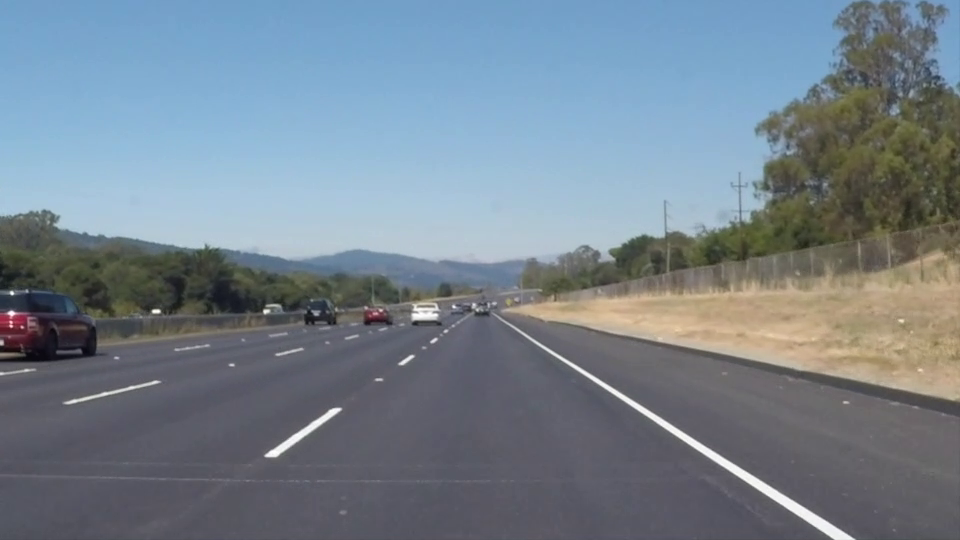
#> input picture frame 22 of 4-lane-detection/level1_raw.mp4, 960 x 540 px, given in place of level3_raw.mp4, which was not available
$ python test1.py
#> lines starting #> are read from the running program, lines starting #| are printed output that depends on the picture; after the words box and inside, x2 and y2 are one past the last pixel; in counts of white or black regions, pixels touching at a corner belong together; pictures that were not available may be replaced by others from this repository, and a replacement may not be noted
import numpy as np
import cv2

def region_of_interest(img, vertices):
    mask = np.zeros_like(img)

    #filling pixels inside the polygon defined by "vertices" with the fill color
    cv2.fillPoly(mask, vertices, (255,255,255))

    #returning the image only where mask pixels are nonzero
    masked_image = cv2.bitwise_and(img, mask)
    return masked_image


def get_slope(x1,y1,x2,y2):
    return (y2-y1)/(x2-x1)


def draw_lines(img, lines, color=[255, 0, 0], thickness=2):
    """workflow:
    1) examine each individual line returned by hough & determine if it's in left or right lane by its slope
    because we are working "upside down" with the array, the left lane will have a negative slope and right positive
    2) track extrema
    3) compute averages
    4) solve for b intercept
    5) use extrema to solve for points
    6) smooth frames and cache
    """
    global cache
    global first_frame
    y_global_min = img.shape[0] #min will be the "highest" y value, or point down the road away from car
    y_max = img.shape[0]
    l_slope, r_slope = [],[]
    l_lane,r_lane = [],[]
    det_slope = 0.4
    α =0.2
    #i got this alpha value off of the forums for the weighting between frames.
    #i understand what it does, but i dont understand where it comes from
    #much like some of the parameters in the hough function

    if lines is not None:
        for line in lines:
            #1
            for x1,y1,x2,y2 in line:
                slope = get_slope(x1,y1,x2,y2)
                if slope > det_slope:
                    r_slope.append(slope)
                    r_lane.append(line)
                elif slope < -det_slope:
                    l_slope.append(slope)
                    l_lane.append(line)
            #2
            y_global_min = min(y1,y2,y_global_min)

    # to prevent errors in challenge video from dividing by zero
    if((len(l_lane) == 0) or (len(r_lane) == 0)):
        print ('no lane detected')
        return 1

    #3
    l_slope_mean = np.mean(l_slope,axis =0)
    r_slope_mean = np.mean(r_slope,axis =0)
    l_mean = np.mean(np.array(l_lane),axis=0)
    r_mean = np.mean(np.array(r_lane),axis=0)

    if ((r_slope_mean == 0) or (l_slope_mean == 0 )):
        print('dividing by zero')
        return 1


    #4, y=mx+b -> b = y -mx
    l_b = l_mean[0][1] - (l_slope_mean * l_mean[0][0])
    r_b = r_mean[0][1] - (r_slope_mean * r_mean[0][0])

    #5, using y-extrema (#2), b intercept (#4), and slope (#3) solve for x using y=mx+b
    # x = (y-b)/m
    # these 4 points are our two lines that we will pass to the draw function
    l_x1 = int((y_global_min - l_b)/l_slope_mean)
    l_x2 = int((y_max - l_b)/l_slope_mean)
    r_x1 = int((y_global_min - r_b)/r_slope_mean)
    r_x2 = int((y_max - r_b)/r_slope_mean)

    #6
    if l_x1 > r_x1:
        l_x1 = int((l_x1+r_x1)/2)
        r_x1 = l_x1
        l_y1 = int((l_slope_mean * l_x1 ) + l_b)
        r_y1 = int((r_slope_mean * r_x1 ) + r_b)
        l_y2 = int((l_slope_mean * l_x2 ) + l_b)
        r_y2 = int((r_slope_mean * r_x2 ) + r_b)
    else:
        l_y1 = y_global_min
        l_y2 = y_max
        r_y1 = y_global_min
        r_y2 = y_max

    current_frame = np.array([l_x1,l_y1,l_x2,l_y2,r_x1,r_y1,r_x2,r_y2],dtype ="float32")

    if first_frame == 1:
        next_frame = current_frame
        first_frame = 0
    else :
        prev_frame = cache
        next_frame = (1-α)*prev_frame+α*current_frame

    cv2.line(img, (int(next_frame[0]), int(next_frame[1])), (int(next_frame[2]),int(next_frame[3])), color, thickness)
    cv2.line(img, (int(next_frame[4]), int(next_frame[5])), (int(next_frame[6]),int(next_frame[7])), color, thickness)

    cache = next_frame


def hough_lines(img, rho, theta, threshold, min_line_len, max_line_gap):
    lines = cv2.HoughLinesP(img, rho, theta, threshold, np.array([]), minLineLength=min_line_len, maxLineGap=max_line_gap)
    line_img = np.zeros((img.shape[0], img.shape[1], 3), dtype=np.uint8)

    draw_lines(line_img,lines)
    return line_img

def weighted_img(img, initial_img, α=0.8, β=1., λ=0.):
    """
    `img` is the output of the hough_lines(), An image with lines drawn on it.
    Should be a blank image (all black) with lines drawn on it.

    `initial_img` should be the image before any processing.

    The result image is computed as follows:

    initial_img * α + img * β + λ
    NOTE: initial_img and img must be the same shape!
    """
    return cv2.addWeighted(initial_img, α, img, β, λ)

def process_frame(image):

    global first_frame

    gray_image = cv2.cvtColor(image, cv2.COLOR_BGR2GRAY)
    hsv_image = cv2.cvtColor(image, cv2.COLOR_RGB2HSV)

    lower_yellow = np.array([20, 100, 100], dtype = "uint8")
    upper_yellow = np.array([30, 255, 255], dtype="uint8")

    mask_yellow = cv2.inRange(hsv_image, lower_yellow, upper_yellow)
    mask_white = cv2.inRange(gray_image, 200, 255)
    mask_yw = cv2.bitwise_or(mask_white, mask_yellow)
    mask_yw_image = cv2.bitwise_and(gray_image, mask_yw)

    gauss_gray = cv2.GaussianBlur(mask_yw_image, (5,5), 0)

    edges = cv2.Canny(gauss_gray, 50, 150)

    # Erode and dilute
    edges = cv2.erode(edges,(3,3))
    edges = cv2.dilate(edges,(3,3))
    # Find the contours in the image
    contours, hierarchy = cv2.findContours(edges, cv2.RETR_TREE, cv2.CHAIN_APPROX_SIMPLE)
    # Find those contours that are of sufficient area, in order to avoid small corners in background
    contours = [cnt for cnt in contours if cv2.contourArea(cnt) > 1000]
    # Make a mask with these contours
    mask = cv2.drawContours(edges, contours, 1, (255,255,255), 3)

    # Perform bitwise-and
    edges = cv2.bitwise_and(edges, edges, mask=mask)

    imshape = image.shape
    lower_left = [imshape[1]/9,imshape[0]]
    lower_right = [imshape[1]-imshape[1]/9,imshape[0]]
    top_left = [imshape[1]/2-imshape[1]/8,imshape[0]/2+imshape[0]/10]
    top_right = [imshape[1]/2+imshape[1]/8,imshape[0]/2+imshape[0]/10]
    vertices = [np.array([lower_left,top_left,top_right,lower_right],dtype=np.int32)]
    roi_image = region_of_interest(edges, vertices)

    line_image = hough_lines(roi_image, 4, np.pi/180, 30, 100, 180)
    result = weighted_img(line_image, image, α=0.1, β=1., λ=0.1)

    return result

level = int(input("Enter level: "))
#> the answer given: 3
vid = cv2.VideoCapture(f"./level{level}_raw.mp4")

while 1:
    ret, frame = vid.read()
#> frame is the input picture: shape (540, 960, 3); mean B, G, R 141.9, 130.7, 117.7

    if ret:
        first_frame=1
        cv2.imshow("Frame", process_frame(frame))
#> in process_frame, `gray_image = cv2.cvtColor(image, cv2.COLOR_BGR2GRAY)`:
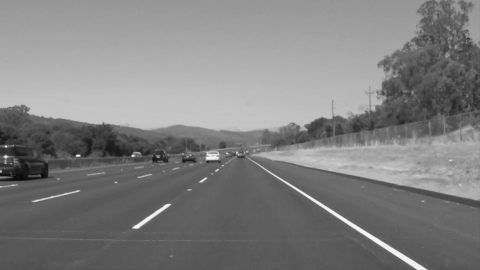
#> gray_image: shape (540, 960) (shown at 1/2 size); min 6, max 255, mean 128
#> in process_frame, `mask_white = cv2.inRange(gray_image, 200, 255)`:
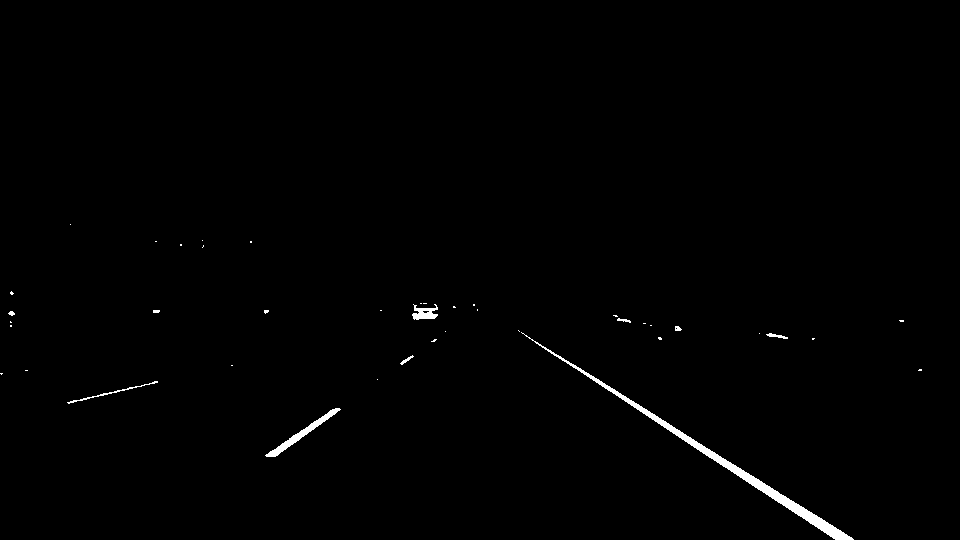
#> mask_white: shape (540, 960); 0.7% white; 41 white regions (31 under 20 px), largest, box (x1, y1, x2, y2) and area: (521, 332, 854, 540) 2344, (265, 408, 341, 457) 528, (412, 304, 438, 320) 246
#> in process_frame, `edges = cv2.dilate(edges,(3,3))`:
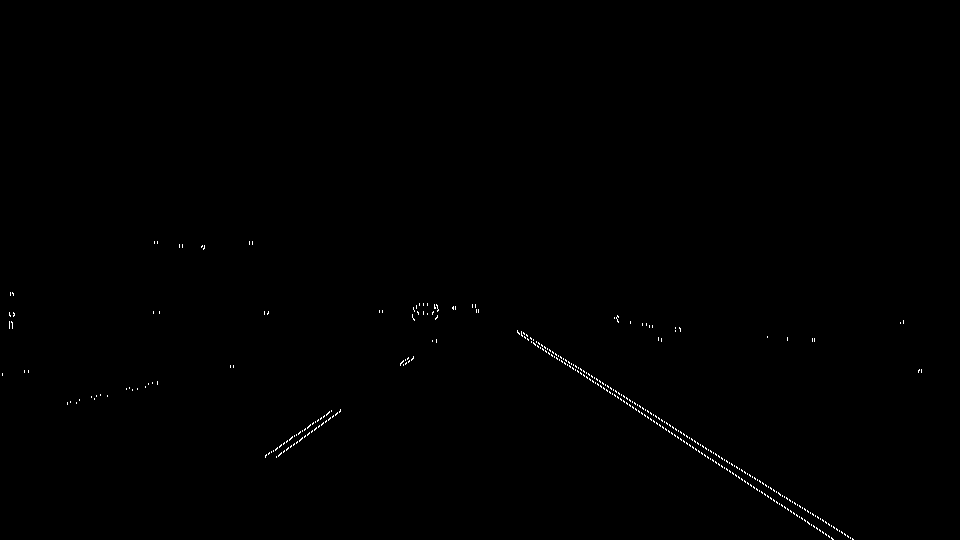
#> edges: shape (540, 960); 0.26% white in thin lines or dots, all inside (x1, y1, x2, y2) = (2, 241, 922, 540)
#> in process_frame, `contours, hierarchy = cv2.findContours(edges, cv2.RETR_TREE, cv2.CHAIN..`: contours = 364 contours, all with area under 20
#> in process_frame, `contours = [cnt for cnt in contours if cv2.contourArea(cnt) > 1000]`: contours = []
#> in region_of_interest, `cv2.fillPoly(mask, vertices, (255,255,255))`:
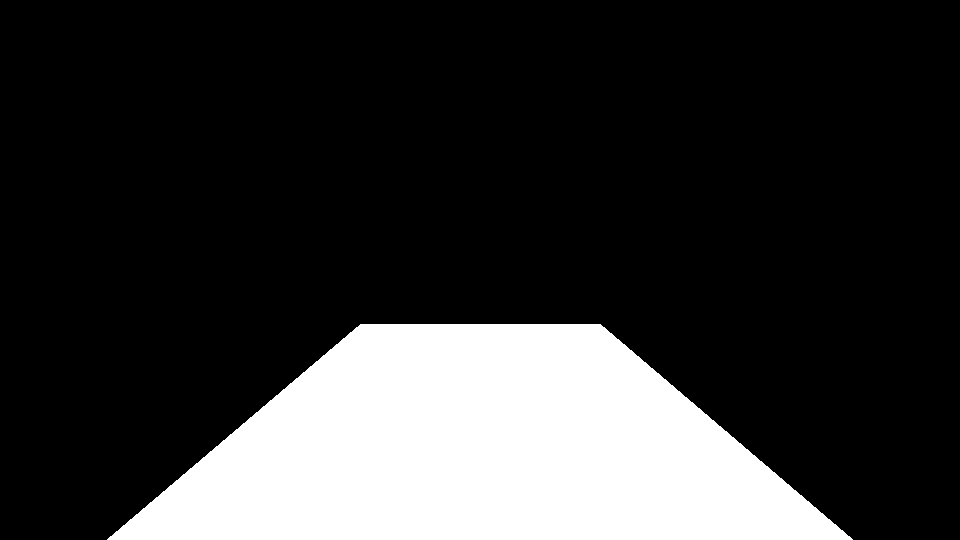
#> mask: shape (540, 960); 20.6% white; 1 white region, box (x1, y1, x2, y2) and area: (107, 324, 853, 540) 106634
#> in region_of_interest, `masked_image = cv2.bitwise_and(img, mask)`:
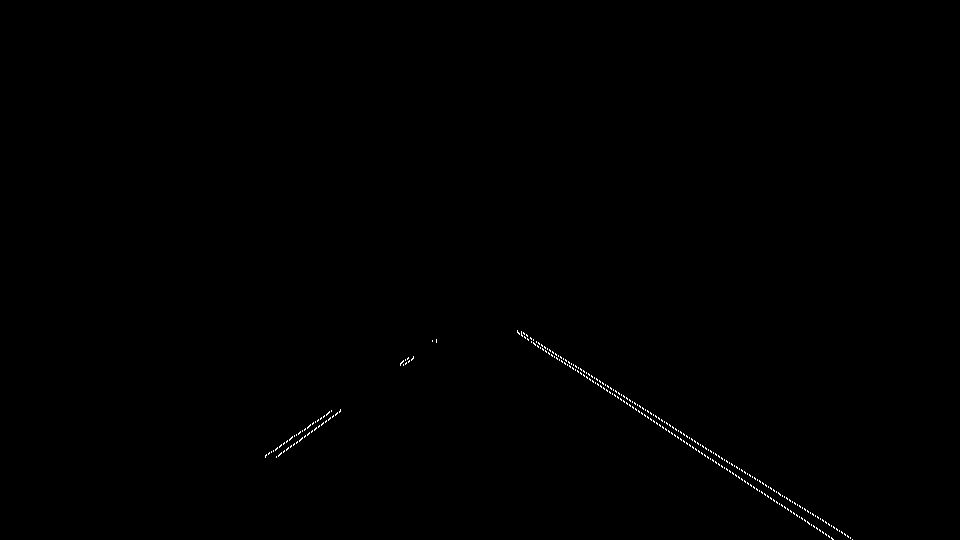
#> masked_image: shape (540, 960); 0.2% white in thin lines or dots, all inside (x1, y1, x2, y2) = (265, 330, 853, 540)
#> in hough_lines, `lines = cv2.HoughLinesP(img, rho, theta, threshold, np.array([]), minL..`: lines = [[521, 331, 777, 503], [525, 338, 715, 453], [276, 457, 408, 357], [573, 364, 833, 539], [624, 402, 770, 487], [265, 455, 412, 359], [549, 349, 657, 424], [276, 456, 405, 359], [517, 332, 655, 415], [535, 345, 732, 464]]
#> the loop in draw_lines, `for line in lines:` made 10 passes
#> after the loop in draw_lines, `for line in lines:`: l_lane = [[[276, 457, 408, 357]], [[265, 455, 412, 359]], [[276, 456, 405, 359]]]; l_slope = [-0.758, -0.653, -0.752]; r_lane = [[[521, 331, 777, 503]], [[525, 338, 715, 453]], [[573, 364, 833, 539]], [[624, 402, 770, 487]], [[549, 349, 657, 424]], [[517, 332, 655, 415]], [[535, 345, 732, 464]]]; r_slope = [0.672, 0.605, 0.673, 0.582, 0.694, 0.601, 0.604]
#> in draw_lines, `l_slope_mean = np.mean(l_slope,axis =0)`: l_slope_mean = -0.721
#> in draw_lines, `r_slope_mean = np.mean(r_slope,axis =0)`: r_slope_mean = 0.633
#> in draw_lines, `l_mean = np.mean(np.array(l_lane),axis=0)`: l_mean = [[272.3, 456, 408.3, 358.3]]
#> in draw_lines, `r_mean = np.mean(np.array(r_lane),axis=0)`: r_mean = [[549.1, 351.6, 734.1, 469.3]]
#> in draw_lines, `l_b = l_mean[0][1] - (l_slope_mean * l_mean[0][0])`: l_b = 652.3
#> in draw_lines, `r_b = r_mean[0][1] - (r_slope_mean * r_mean[0][0])`: r_b = 3.86
#> in draw_lines, `l_x1 = int((y_global_min - l_b)/l_slope_mean)`: l_x1 = 445
#> in draw_lines, `l_x2 = int((y_max - l_b)/l_slope_mean)`: l_x2 = 155
#> in draw_lines, `r_x1 = int((y_global_min - r_b)/r_slope_mean)`: r_x1 = 516
#> in draw_lines, `r_x2 = int((y_max - r_b)/r_slope_mean)`: r_x2 = 846
#> in draw_lines, `l_y1 = y_global_min`: l_y1 = 331
#> in draw_lines, `current_frame = np.array([l_x1,l_y1,l_x2,l_y2,r_x1,r_y1,r_x2,r_y2],dty..`: current_frame = [445, 331, 155, 540, 516, 331, 846, 540]
#> in draw_lines, `cv2.line(img, (int(next_frame[4]), int(next_frame[5])), (int(next_fram..`:
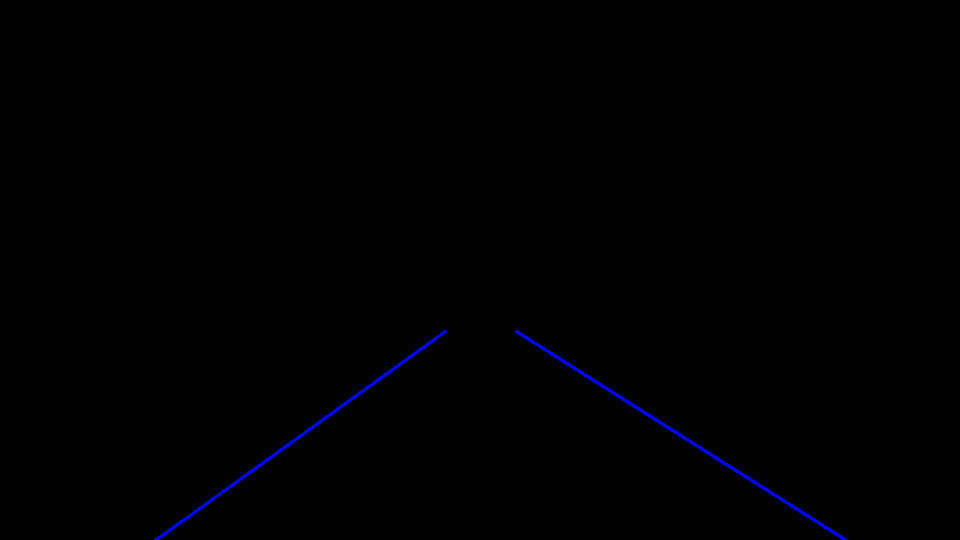
#> img: shape (540, 960, 3); mean of channels 0, 1, 2 1.2, 0, 0; drawn as B, G, R
#> in weighted_img, `return cv2.addWeighted(initial_img, α, img, β, λ)`:
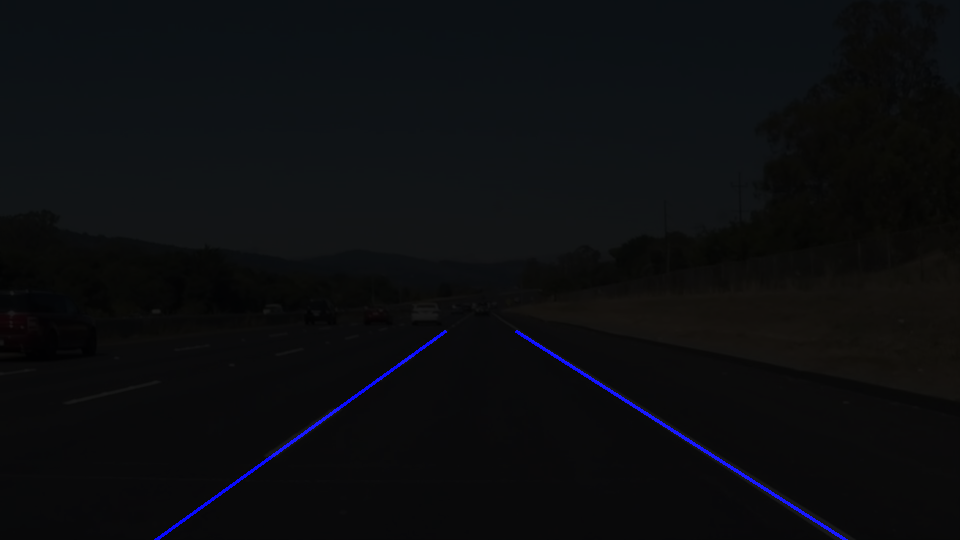
#> returned value: shape (540, 960, 3); mean of channels 0, 1, 2 15.4, 13.2, 11.9; drawn as B, G, R
        if cv2.waitKey(1) & 0xFF == ord('q'):
#> (key q is pressed here)
            break
    else:
        break

vid.release()
cv2.destroyAllWindows()

$ run again, starting later in the video
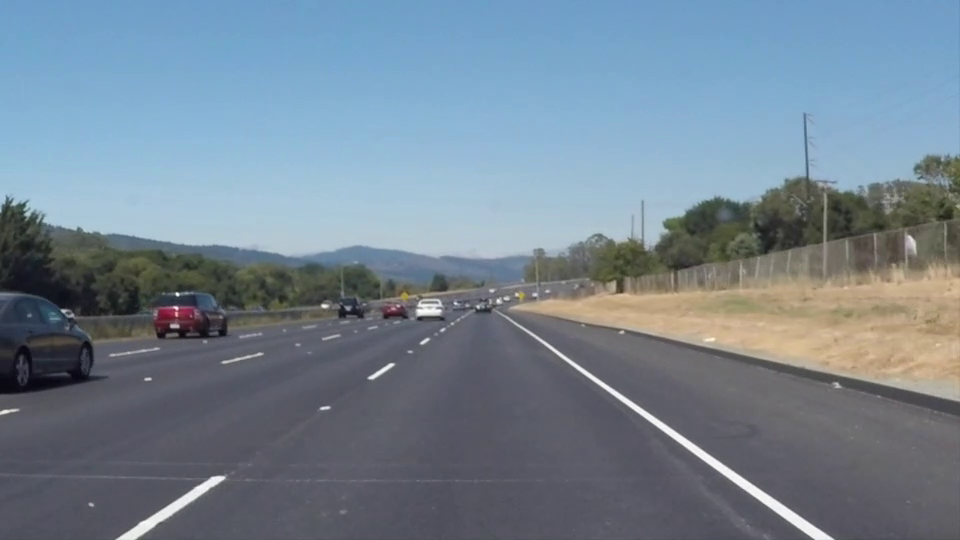
#> input picture frame 99 of 4-lane-detection/level1_raw.mp4, 960 x 540 px, given in place of level3_raw.mp4, which was not available
#> frame is the input picture: shape (540, 960, 3); mean B, G, R 146, 132.3, 116.7
#> hsv_image: shape (540, 960, 3); mean H, S, V 43.3, 57, 150.6
#> mask_yellow: shape (540, 960); 0.01% white in thin lines or dots, all inside (x1, y1, x2, y2) = (48, 311, 58, 318)
#> mask_white: shape (540, 960); 0.72% white; 30 white regions (23 under 20 px), largest, box (x1, y1, x2, y2) and area: (523, 328, 833, 540) 2230, (117, 476, 225, 540) 994, (417, 300, 441, 315) 216
#> in process_frame, `contours, hierarchy = cv2.findContours(edges, cv2.RETR_TREE, cv2.CHAIN..`: contours = 312 contours, all with area under 20
#> in process_frame, `contours = [cnt for cnt in contours if cv2.contourArea(cnt) > 1000]`: contours = []
#> mask: shape (540, 960); 20.6% white; 1 white region, box (x1, y1, x2, y2) and area: (107, 324, 853, 540) 106634
#> masked_image: shape (540, 960); 0.23% white in thin lines or dots, all inside (x1, y1, x2, y2) = (117, 325, 833, 540)
#> lines = [[517, 326, 739, 487], [520, 325, 734, 474], [119, 538, 388, 370], [136, 539, 323, 408], [658, 428, 779, 504], [178, 501, 444, 329], [538, 338, 673, 439], [185, 495, 328, 409], [120, 537, 392, 367], [557, 351, 691, 452], [523, 330, 831, 538], [172, 515, 378, 371]]
#> the loop in draw_lines, `for line in lines:` made 12 passes
#> (line, y_global_min) on passes 1 to 8: ([[517, 326, 739, 487]], 326), ([[520, 325, 734, 474]], 325), ([[119, 538, 388, 370]], 325), ([[136, 539, 323, 408]], 325), ([[658, 428, 779, 504]], 325), ([[178, 501, 444, 329]], 325), ([[538, 338, 673, 439]], 325), ([[185, 495, 328, 409]], 325)
#> after the loop in draw_lines, `for line in lines:`: l_lane = [[[119, 538, 388, 370]], [[136, 539, 323, 408]], [[178, 501, 444, 329]], [[185, 495, 328, 409]], [[120, 537, 392, 367]], [[172, 515, 378, 371]]]; l_slope = [-0.625, -0.701, -0.647, -0.601, -0.625, -0.699]; r_lane = [[[517, 326, 739, 487]], [[520, 325, 734, 474]], [[658, 428, 779, 504]], [[538, 338, 673, 439]], [[557, 351, 691, 452]], [[523, 330, 831, 538]]]; r_slope = [0.725, 0.696, 0.628, 0.748, 0.754, 0.675]
#> l_slope_mean = -0.65
#> r_slope_mean = 0.704
#> l_mean = [[151.7, 520.8, 375.5, 375.7]]
#> r_mean = [[552.2, 349.7, 741.2, 482.3]]
#> l_b = 619.3
#> r_b = -39.32
#> l_x1 = 453
#> l_x2 = 122
#> r_x1 = 517
#> r_x2 = 822
#> l_y1 = 325
#> current_frame = [453, 325, 122, 540, 517, 325, 822, 540]
#> in draw_lines, `cv2.line(img, (int(next_frame[4]), int(next_frame[5])), (int(next_fram..`:
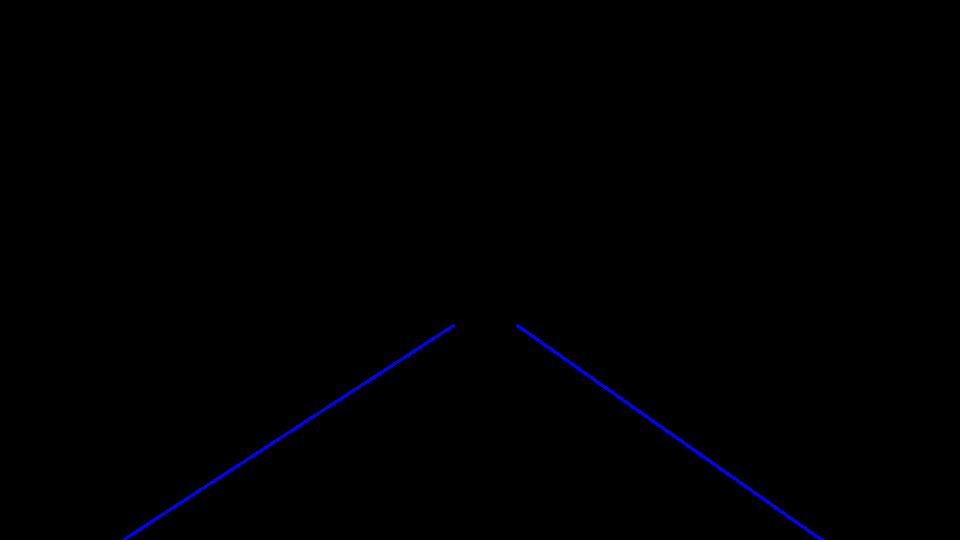
#> img: shape (540, 960, 3); mean of channels 0, 1, 2 1.2, 0, 0; drawn as B, G, R
#> in weighted_img, `return cv2.addWeighted(initial_img, α, img, β, λ)`:
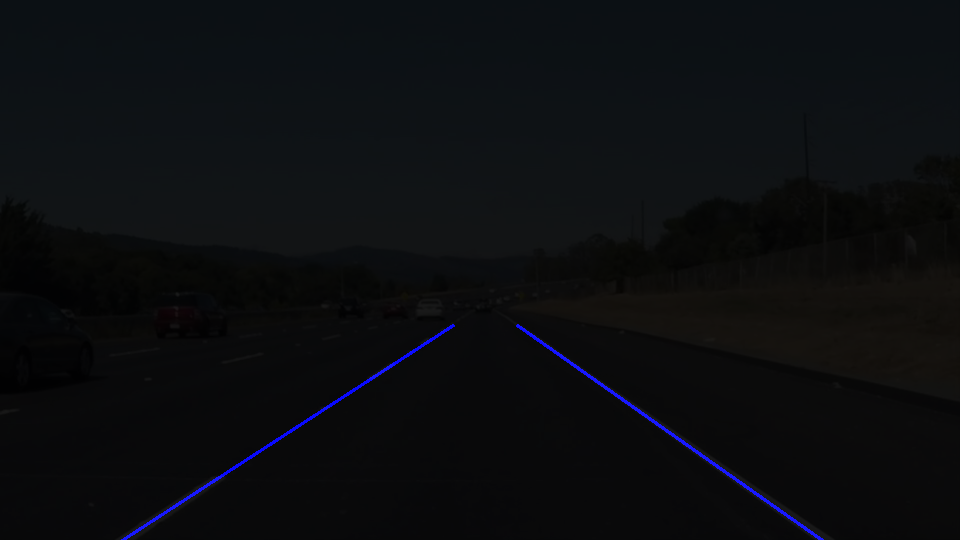
#> returned value: shape (540, 960, 3); mean of channels 0, 1, 2 15.8, 13.3, 11.8; drawn as B, G, R
